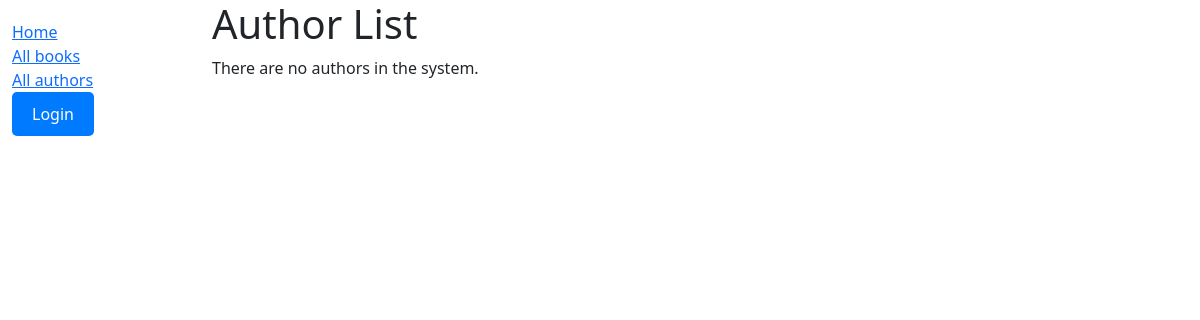
The app's page /catalog/authors/, older data.
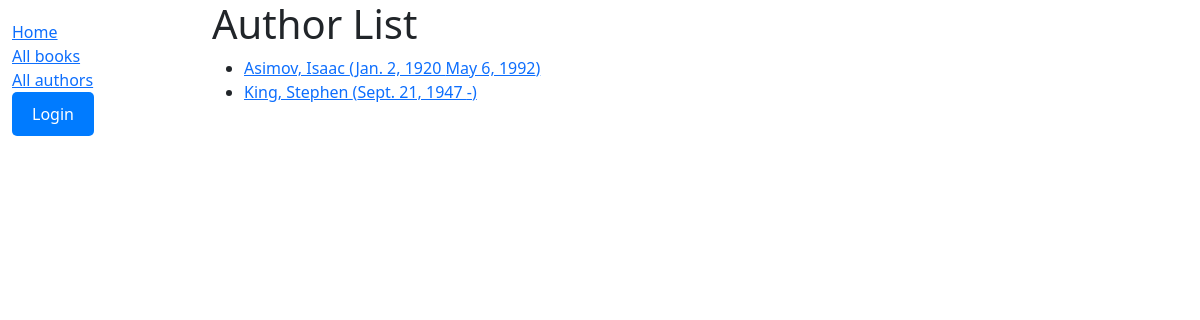
The same page, newer data.
### catalog/models.py (models this page shows)
class Author(models.Model):
    first_name = models.CharField(max_length=100)
    last_name = models.CharField(max_length=100)
    date_of_birth = models.DateField('birth', null=True, blank=True)
    date_of_death = models.DateField('Died', null=True, blank=True)
    class Meta:
        ordering = ['last_name', 'first_name']
    def get_absolute_url(self):
        return reverse('author-detail', args=[str(self.id)])
    def __str__(self):
        return f'{self.last_name}, {self.first_name}'
    def get_date_of_death(self):
        if self.date_of_death is None or self.date_of_death == '':
            return '-'
        return self.date_of_death

### catalog/views.py (the view)
# urls.py: path('authors/', views.AuthorListView.as_view(), name='authors'),
class AuthorListView(generic.ListView):
    model = Author
    paginate_by = 10

### catalog/templates/catalog/author_list.html
{% extends "base_generic.html" %}
{% block content %}
<h1>Author List</h1>
{% if author_list %}
<ul>
    {% for author in author_list %}
    <li>
        <a href="{{ author.get_absolute_url }}">{{author}} ({{author.date_of_birth}}
            {{author.get_date_of_death}})</a>
    </li>
    {% endfor %}
</ul>
{% else %}
<p>There are no authors in the system.</p>
{% endif %}
{% endblock %}

Row changes from the older to the newer data that the page shows:
added Author: last_name+first_name "Asimov, Isaac", date_of_birth "Jan. 2, 1920", get_date_of_death "May 6, 1992"
added Author: last_name+first_name "King, Stephen", date_of_birth "Sept. 21, 1947", get_date_of_death "-"
Text that changed along with them:
text no longer shown: "There are no authors in the system."
